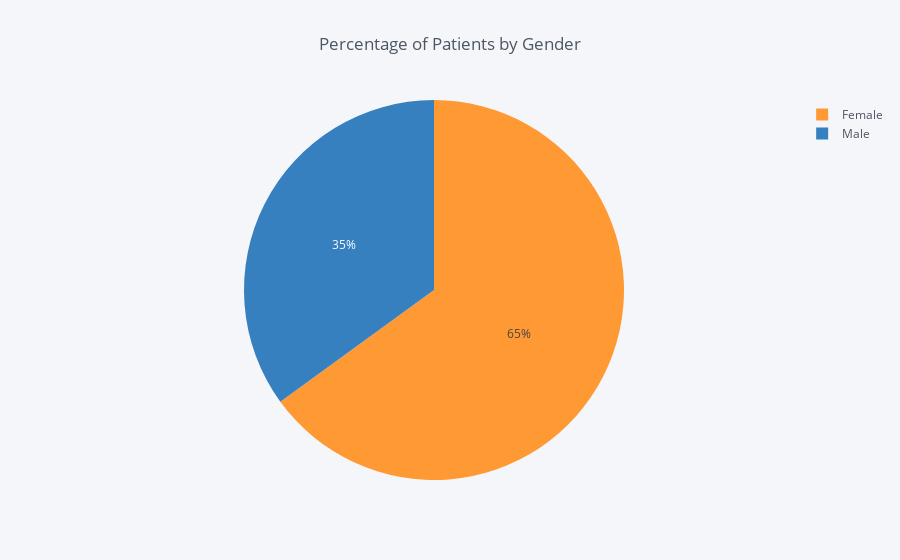

Write notebook code for a chart like this one.
### Markdown cell above
# Research Question 3  (What are the proportions of patients' Gender by Appointment Status?)

### Code cell
df.groupby('gender', as_index=False)['patient_id'].count().iplot(
        kind='pie', labels='gender', values='patient_id', title='Percentage of Patients by Gender')

### Figure 1 — Plotly figure (JSON) as saved in the notebook; plotly's stock layout.template omitted (floating-point values rounded to 4 significant figures)
{"data": [{"labels": ["Female", "Male"], "marker": {"colors": ["rgba(255, 153, 51, 1.0)", "rgba(55, 128, 191, 1.0)"]}, "name": "", "type": "pie", "values": [71839, 38687]}], "layout": {"legend": {"bgcolor": "#F5F6F9", "font": {"color": "#4D5663"}}, "paper_bgcolor": "#F5F6F9", "plot_bgcolor": "#F5F6F9", "title": "Percentage of Patients by Gender", "titlefont": {"color": "#4D5663"}}}
